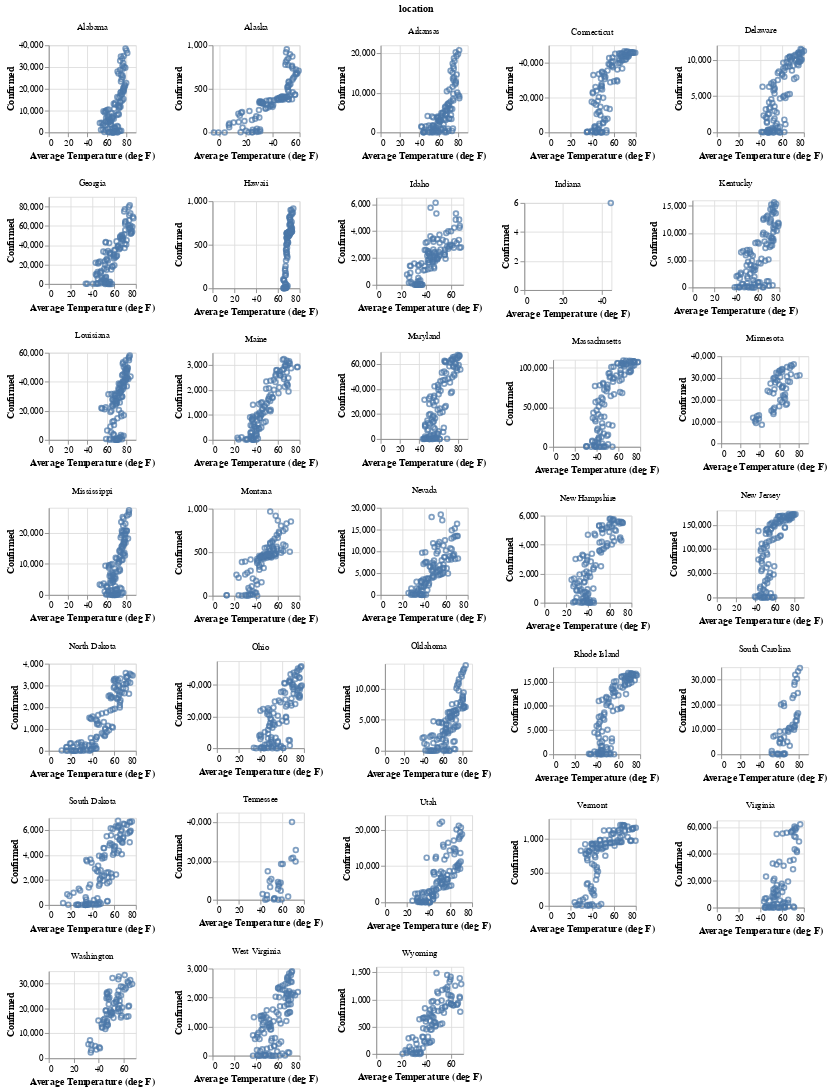

Notebook code cell kept with this figure:
### Code cell
alt.Chart(merged_df).mark_point().encode(x='Average Temperature (deg F)',y='Confirmed').properties(
    width=100,height=100).facet('location:N',columns=5).resolve_scale(x='independent',y='independent')

### Figure 1 — Vega-Lite specification as saved in the notebook (floating-point values rounded to 4 significant figures; data arrays with more than 128 entries replaced by an {"elided": "..."} marker saying what was removed)
{"config": {"view": {"continuousWidth": 400, "continuousHeight": 300}}, "data": {"name": "data-889afd9f9b6aeddeec0ec93358eb52ed"}, "facet": {"type": "nominal", "field": "location"}, "spec": {"mark": "point", "encoding": {"x": {"type": "quantitative", "field": "Average Temperature (deg F)"}, "y": {"type": "quantitative", "field": "Confirmed"}}, "height": 100, "width": 100}, "columns": 5, "resolve": {"scale": {"x": "independent", "y": "independent"}}, "$schema": "https://vega.github.io/schema/vega-lite/v4.8.1.json", "datasets": {"data-889afd9f9b6aeddeec0ec93358eb52ed": {"elided": "3327 records"}}}
